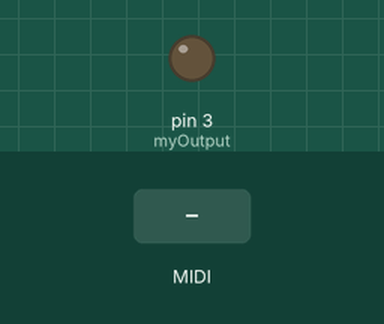
Recording of a sketch running on a simulated Teensy 4. Shown: output pins drawn as LEDs (lit = HIGH). The test bench sets the inputs (shaded band).

Above: at 1.2 s.
1.3 s: MIDI note 60 received
At 1.45 s:
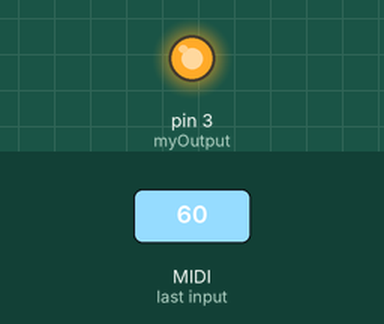
Timing chart, 0 to 4.3 s (numbered marks = the images above; inputs shaded):
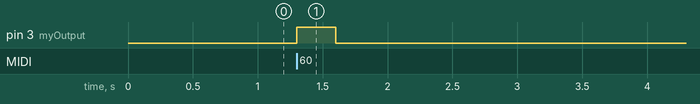

The sketch:

simpleMidiOutput.ino
```cpp
/* / **************************************
simpleMidiOutput

Control a PWM output with MIDI messages and a Teensy
the MIDI velocity message (0:127) is mapped linearly to a PWM output
uses Teensyduino: https://www.pjrc.com/teensy/teensyduino.html

variables:
myOutput - which pin to toggle
midiNote - determines the MIDI note that will control the output
MIDI velocity is mapped to PWM rate to control motor power

by Jiffer Harriman - modular-muse.com
************************************** */

// use PWM pin 3
int myOutput = 3;

// myOutput will by controlled by midiNote
int midiNote = 60; // MIDI note 60 (a.k.a. C-3)

// Teensy MIDI callbacks
void OnNoteOn(byte channel, byte note, byte velocity);
void OnNoteOff(byte channel, byte note, byte velocity);


void setup() {
  // initialize output pins
  pinMode(myOutput, OUTPUT);

  // init MIDI callbacks
  usbMIDI.setHandleNoteOn(OnNoteOn);
  usbMIDI.setHandleNoteOff(OnNoteOff);
}

// main loop
void loop() {
  // flush the MIDI read buffer
  while (usbMIDI.read()) {
  }

  // nothing to do here...
  // it's all in the callbacks below
}


// When a new "note on" message is recieved
void OnNoteOn(byte channel, byte note, byte velocity) {

  // check if the note is the one we care about
  if (note == midiNote) {

    // bit shift 7 bits to 12
    analogWrite(myOutput, velocity << 5); // this is the same as map(velocity, 0, 127, 0, 4095)

  }
}

// do nothing on "note off" messages since they are
// automatically turned off after onTime
void OnNoteOff(byte channel, byte note, byte velocity) {
  // check if the note is the one we care about
  if (note == midiNote) {

    // turn it off
    analogWrite(myOutput, 0);
  }
}
```

Measured:
- after the input at 1.3 s, pin 3 (myOutput): LOW → HIGH at once, → LOW 0.30 s later
